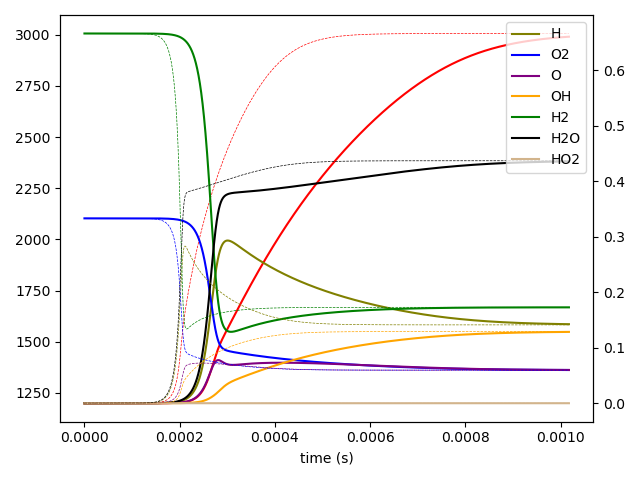
#> input picture pic/all_species_frac20210724_124722/1200.00T_0.10p.png, 640 x 480 px
$ python picture_process.py   (older library calls are emulated)
#> lines starting #> are read from the running program, lines starting #| are printed output that depends on the picture
import PIL.Image as Image
import os

image_load_path = './pic/all_species_frac20210724_124722/'  # 图片集地址
image_save_path = './pic/all_species_frac20210724_124722/final.png'  # 图片转换后的地址
image_format = ['.png']  # 图片格式
image_size   = 512       # 每张小图片的大小
row = 7     # 图片间隔，也就是合并成一张图后，一共有几行
column = 9  # 图片间隔，也就是合并成一张图后，一共有几列

# # 获取图片集地址下的所有图片名称
# image_names = [name for name in os.listdir(image_load_path) for item in image_format if
#                os.path.splitext(name)[1] == item]
arg1 = [0.10, 0.22, 0.46, 1.00, 2.15, 4.64, 10.00]
arg2 = [1200, 1250, 1300, 1350, 1400, 1450, 1500, 1550, 1600]
image_names = []
for p in arg1:
    for T in arg2:
        image_name = '%sT_%sp.png' % ('%.2f'%T, '%.2f'%p)
        image_names.append(image_name)


# 简单的对于参数的设定和实际图片集的大小进行数量判断
if len(image_names) != row * column:
    raise ValueError("合成图片的参数和要求的数量不能匹配！")

# 定义图像拼接函数
def image_compose():
    to_image = Image.new('RGB', (column * image_size, row * image_size)) # 创建一个新图
#> to_image: PIL image 4608x3584 RGB; every value is 0
    # 循环遍历，把每张图片按顺序粘贴到对应位置上
    for y in range(row):
        for x in range(column):
            from_image = Image.open(image_load_path + image_names[column * y + x]).resize(
                (image_size, image_size), Image.ANTIALIAS)
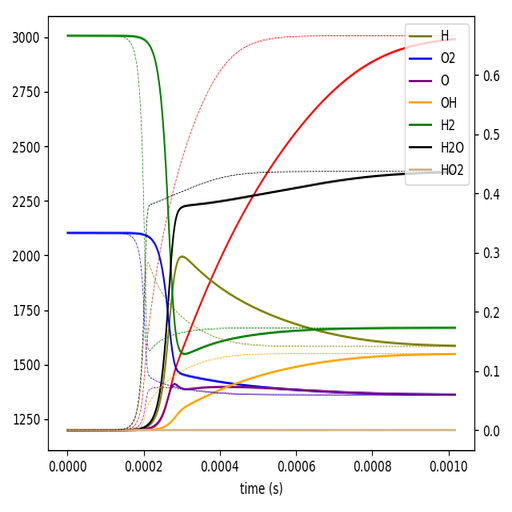
#> from_image: PIL image 512x512 RGBA; mean R, G, B, A 245.5, 244.4, 243.6, 255
            to_image.paste(from_image, (x * image_size, y * image_size))
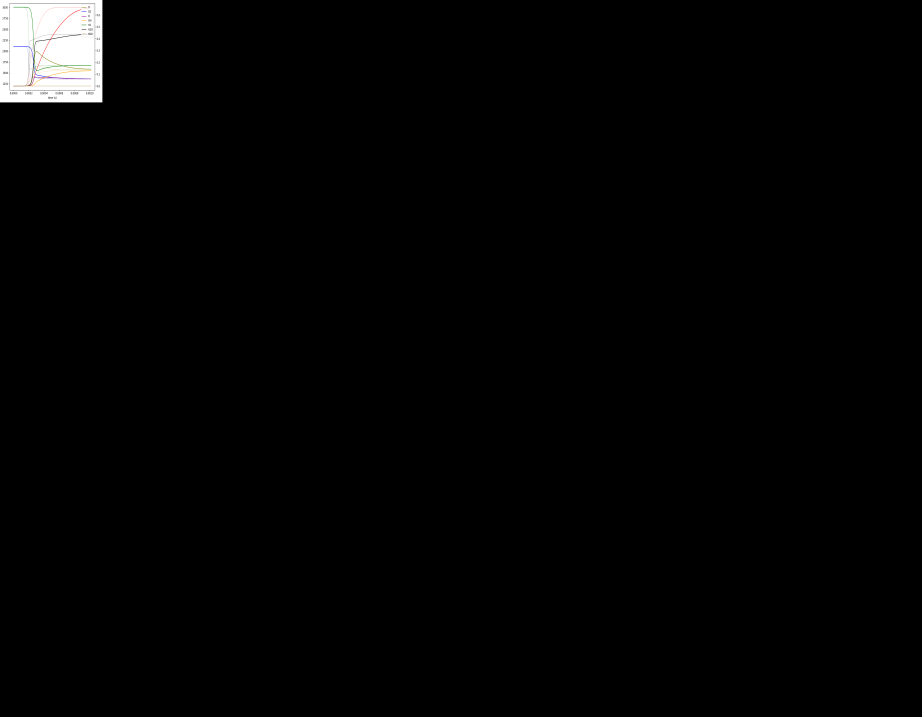
#> to_image: PIL image 4608x3584 RGB (shown at 1/5 size); mean R, G, B 3.9, 3.9, 3.9
    return to_image.save(image_save_path) # 保存新图

#> (the run stopped early here; a loop or call above may not have finished)
